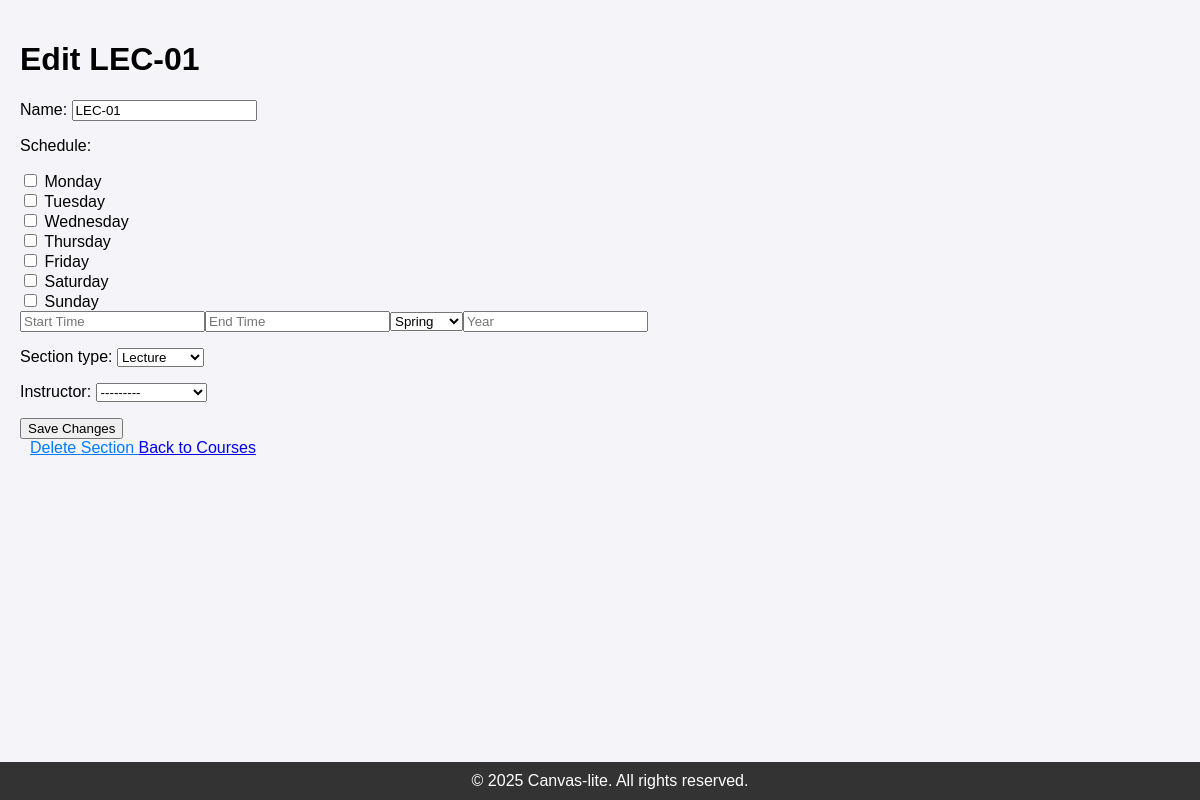
Before: /sudo/section/6/edit (signed in) with the older database file.
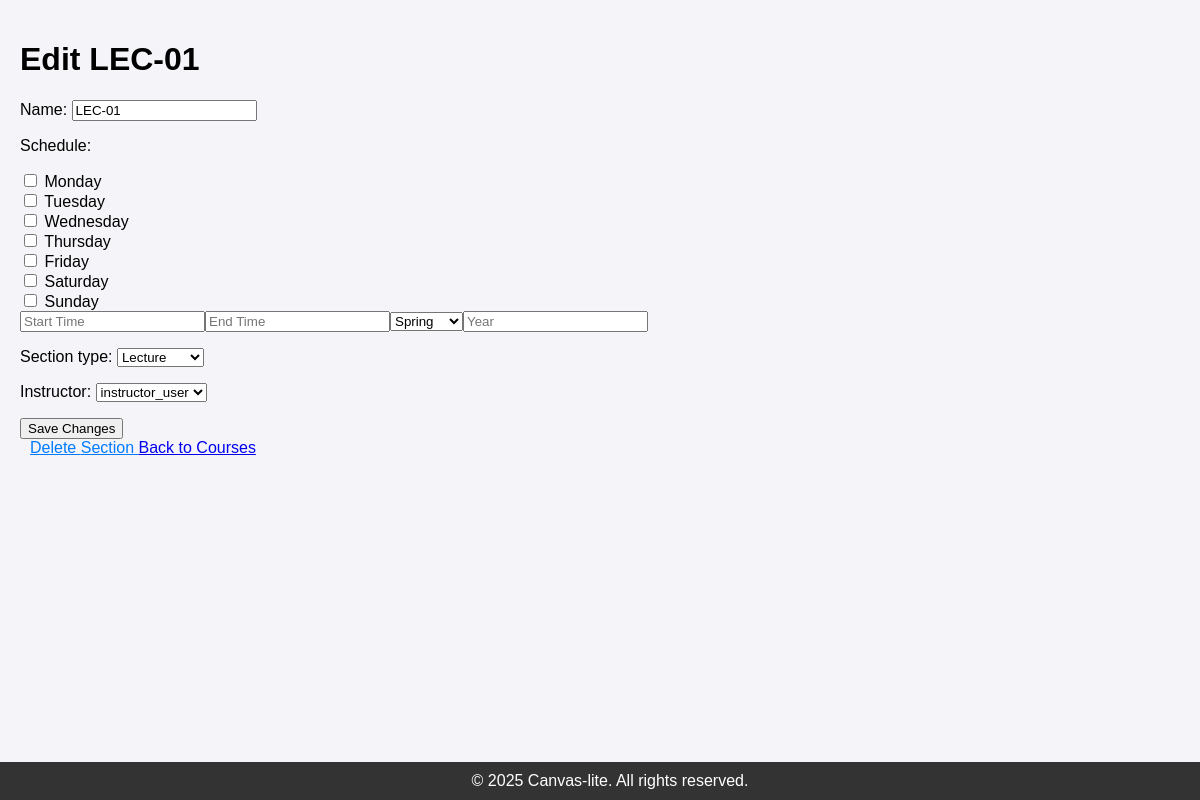
After: the same page with the newer database file.
### webapp/models/section.py (models this page shows, shortened)
class Section(models.Model):
    name = models.CharField(max_length=100)
    schedule = models.JSONField(default=dict)
    section_type = models.CharField(
        max_length=3,
        choices=SectionType,
        default=SectionType.LECTURE,
    )
    course = models.ForeignKey('Course', on_delete=models.CASCADE, related_name='sections')
    instructor = models.ForeignKey(
        settings.AUTH_USER_MODEL,
        on_delete=models.SET_NULL,
        null=True,
        blank=True,
        related_name='sections_taught'
    )
    main_section = models.ForeignKey(
        'self',
        null=True,
        blank=True,
        on_delete=models.CASCADE,
        related_name='sub_sections'
    )
    class Meta:
        unique_together = (
            ('course', 'name'),
            ('main_section', 'name'),
        )

### webapp/views/admin.py (the view)
# urls.py: path('sudo/<str:model_name>/<int:model_id>/edit', views.edit_model, name='edit_model'),
@in_groups(["Admin"])
def edit_model(request, model_name, model_id):
    model_classes = {
        'course': Course,
        'section': Section,
        'user': User
    }
    form_classes = {
        'course': CourseForm,
        'section': SectionForm,
        'user': UserForm
    }
    success_urls = {
        'course': 'courses_list',
        'section': 'courses_list',
        'user': 'user_list'
    }
    model_class = model_classes.get(model_name)
    form_class = form_classes.get(model_name)
    if not model_class or not form_class:
        raise Http404("Model not found")
    instance = get_object_or_404(model_class, id=model_id)
    if request.method == 'POST':
        form = form_class(request.POST, instance=instance)
        if form.is_valid():
            form.save()
            return redirect(success_urls[model_name])
    else:
        form = form_class(instance=instance)
    template_name = f'admin_pages/edit_model.html'
    context = {
        'form': form,
        'object': instance,  # Generic object reference
        'model_name': model_name,  # Explicit model name
        model_name: instance  # Maintain backward compatibility
    }
    return render(request, template_name, context)

### webapp/forms/admin.py (shortened to what this page needs)
class SectionForm(forms.ModelForm):
    class Meta:
        model = Section
        fields = ['name', 'schedule', 'section_type', 'instructor']
        widgets = {
            'schedule': ScheduleWidget(),
        }
    def __init__(self, *args, **kwargs):
        self.course = kwargs.pop('course', None)  # Remove course from kwargs
        super().__init__(*args, **kwargs)  # Now passes clean kwargs
        if 'instructor' in self.fields:
            self.fields['instructor'].queryset = self.fields['instructor'].queryset.exclude(
                groups__name='Admin'
            )
        self.fields['schedule'].required = False  # Make entire JSON optional

### webapp/models/users.py (called while the page is built)
    def __str__(self):
        return self.username

### webapp/views/admin.py (called while the page is built)
def in_groups(group_names):
    def check(user):
        return user.groups.filter(name__in=group_names).exists()
    return user_passes_test(check)

### templates/admin_pages/edit_model.html (shortened to what this page needs)
{% extends "master.html" %}
{% load static %}
{% block content %}
    <h1>
        Edit
        {% if model_name == 'course' %}{{ course.name }}
            {% elif model_name == 'section' %}{{ section.name }}
            {% elif model_name == 'user' %}{{ user.username }}
        {% endif %}
    </h1>
    <form method="post">
        {{ form.as_p }}
        <button type="submit">Save Changes</button>
    </form>
    <a href="{% url 'delete_model' model_name=model_name pk=object.id %}" class="btn btn-danger"
       style="margin-left:10px;">
        Delete {{ model_name|title }}
    </a>
    {% if model_name == 'course' or model_name == 'section' %}
        <a href="{% url 'courses_list' %}">Back to Courses</a>
    {% elif model_name == 'user' %}
        <a href="{% url 'user_list' %}">Back to Users</a>
    {% endif %}
{% endblock %}

Changed rows visible on the page:
changed Section "LEC-01": instructor "---------" → "instructor_user"
